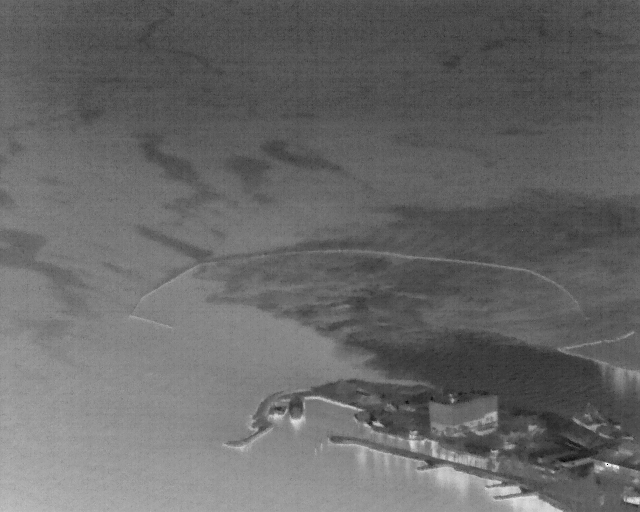
#> input picture Test_Filter/thermal_1579648028_0_0.png, 640 x 512 px, given in place of thermal_2019-07-08_1562608039_0_0.png, which was not available
$ jupyter execute --allow-errors testing_fitering_images.ipynb
#> lines starting #> are read from the running program, lines starting #| are printed output that depends on the picture; after the words box and inside, x2 and y2 are one past the last pixel; in counts of white or black regions, pixels touching at a corner belong together; pictures that were not available may be replaced by others from this repository, and a replacement may not be noted
### code/helper.py
# imports
import cv2
import os  # to load the images from a folder
import numpy as np

reference_percentage = 48.26171875

# useful functions
# [5 lines left out: function normalizeImage, not called in this run]

def convertBlackAndWhite(image):
    # define a threshold
    final_thresh = np.mean(image)

    # threshold the image
    img_binary = cv2.threshold(image, final_thresh, 255, cv2.THRESH_BINARY)[1]

    return img_binary

def saveImage(image, folder, filename):
    # save image
    cv2.imwrite(os.path.join(folder,filename), image)

def getNumPixels(image):
    return image.shape[0]*image.shape[1]

def getNumBlackPixels(image):
    return np.sum(image == 0)

def getPercentage(image):
    return (getNumBlackPixels(image)/getNumPixels(image))*100

# [29 lines left out: functions imageIsCorrect, saveFilteredImages, not called in this run]

### code/testing_fitering_images.ipynb
[cell 1]
# imports
import cv2
import os  # to load the images from a folder
import numpy as np
import matplotlib.pyplot as plt
from helper import convertBlackAndWhite, saveImage, getNumPixels, getNumBlackPixels, getPercentage

[cell 2]
os.chdir("/home/maribel/ml-project-2-ml-plume-1/generated/Automatic_Filtering")

[cell 3]
def imageIsCorrect(image):
    percentage = getPercentage(image)
    crop_image = image[int(image.shape[0]/2):,:]
    percentage_2 = getPercentage(crop_image)
    plt.imshow(crop_image)
    plt.show()
    correct = True
    if percentage < 54:
        if percentage_2 < 9 or percentage_2 > 37:
            correct = False
            print("Incorrect percentage_2: " + str(percentage_2))
        else:
            print("Correct percentage_2: " + str(percentage_2))

    return correct

[cell 4]
folder = 'Test'
folderSave = 'Results test'

referenceImage = cv2.imread(os.path.join('Test','thermal_2019-07-08_1562608039_0_0.png'), cv2.IMREAD_GRAYSCALE)
#> referenceImage is the input picture: shape (512, 640); min 0, max 253, mean 103.4
crop_referenceImage = referenceImage[int(referenceImage.shape[0]/2):,int(referenceImage.shape[1]/2):]
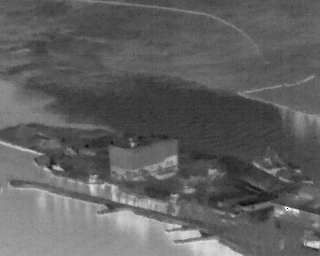
#> crop_referenceImage: shape (256, 320); min 0, max 253, mean 96.4
badImage = cv2.imread(os.path.join('Test','thermal_2020-01-01_1577871615_0_0.png'), cv2.IMREAD_GRAYSCALE)
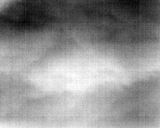
#> input picture generated/Automatic_Filtering/Test/thermal_2020-01-01_1577871615_0_0.png, 160 x 128 px
#> badImage is the input picture: shape (128, 160); min 0, max 255, mean 143.1
bad_img_binary = convertBlackAndWhite(badImage)
#> in convertBlackAndWhite, `final_thresh = np.mean(image)`: final_thresh = 143.1
#> in convertBlackAndWhite, `img_binary = cv2.threshold(image, final_thresh, 255, cv2.THRESH_BINARY..`:
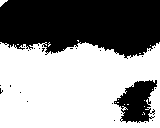
#> img_binary: shape (128, 160); 56.7% white; 25 black regions (23 under 20 px), largest, box (x1, y1, x2, y2) and area: (0, 0, 160, 59) 7715, (114, 80, 157, 123) 1111
crop_2_badImage = bad_img_binary[int(badImage.shape[0]/3):int(badImage.shape[0]*2/3), int(badImage.shape[1]/3):int(badImage.shape[1]*2/3)]
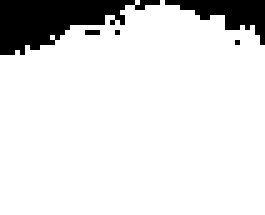
#> crop_2_badImage: shape (43, 53) (shown 5 times larger); 88.1% white; 5 black regions (3 under 20 px), largest, box (x1, y1, x2, y2) and area: (0, 0, 32, 11) 188, (33, 0, 53, 9) 79

plt.imshow(referenceImage, cmap='gray')
plt.show()
plt.imshow(crop_referenceImage, cmap='gray')
plt.show()
#> (the rest of this cell did not finish here and is left out)
